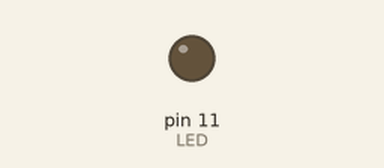
A sketch run on a simulated Arduino Uno, built with avr-gcc and run on an emulated ATmega328P. Parts: output pins drawn as LEDs (lit = HIGH).

Above: at 0.05 s.
At 1.0 s:
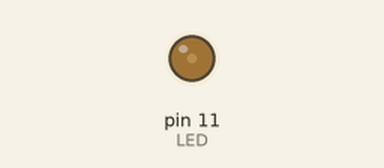
At 1.5 s:
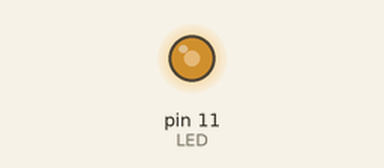
At 2.0 s:
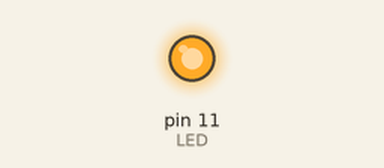
Timing chart, 0 to 4.6 s (numbered marks = the images above):
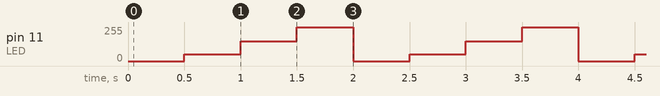

The sketch:

02-4-2.ino
```cpp
#define LED 11
#define VR  A0

void setup() {
  Serial.begin(9600);
}

void loop() {
  analogWrite(LED, 0);
  delay(500);
  analogWrite(LED, 50);
  delay(500);
  analogWrite(LED, 150);
  delay(500);
  analogWrite(LED, 255);
  delay(500);
}
```

Measured:
- by itself, pin 11 (LED): repeats every 2.0 s: 150/255 0.50 s, 255/255 0.50 s, 0/255 0.50 s, 50/255 0.50 s
